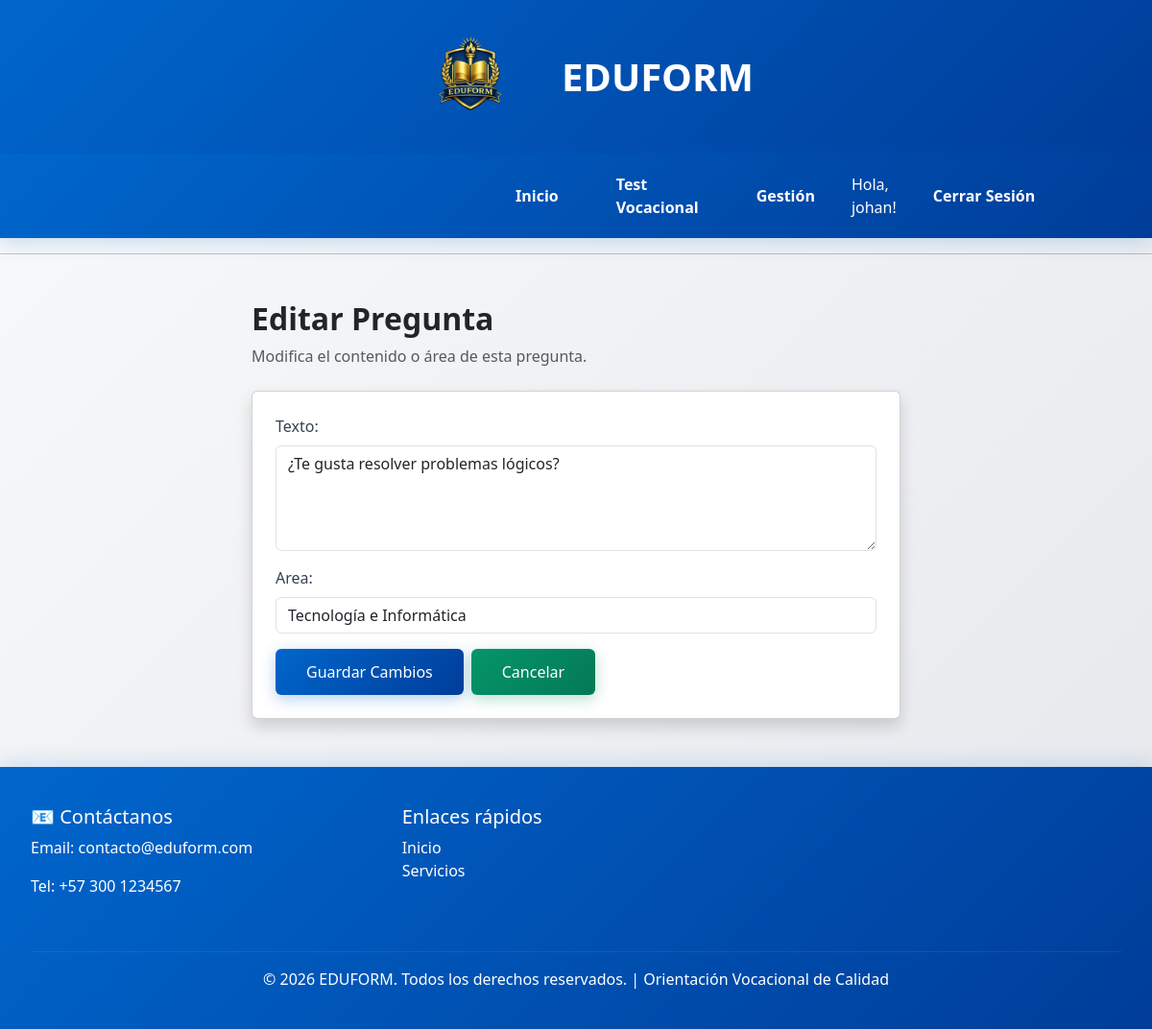
Page /preguntas/editar/1/ (signed in) on the committed database.
### AppPagina/models.py (models this page shows, shortened)
class Pregunta(models.Model):
    texto = models.TextField()
    area = models.ForeignKey(AreaVocacional, on_delete=models.CASCADE)

### AppPagina/views.py (the view)
# urls.py: path('preguntas/editar/<int:pk>/', views.editar_pregunta, name='editar_pregunta'),
@staff_member_required
def editar_pregunta(request, pk):
    pregunta = get_object_or_404(Pregunta, pk=pk)
    if request.method == 'POST':
        form = PreguntaForm(request.POST, instance=pregunta)
        if form.is_valid():
            form.save()
            return redirect('gestion_preguntas')
    else:
        form = PreguntaForm(instance=pregunta)
    return render(request, 'paginas/editar_pregunta.html', {
        'form': form,
        'pregunta': pregunta
    })

### AppPagina/forms.py
class PreguntaForm(forms.ModelForm):
    class Meta:
        model = Pregunta
        fields = ['texto', 'area']
        widgets = {
            'texto': forms.Textarea(attrs={
                'class': 'form-control',
                'placeholder': 'Ingresa el texto de la pregunta',
                'rows': 4
            }),
            'area': forms.Select(attrs={
                'class': 'form-control'
            })
        }

### AppPagina/models.py (called while the page is built)
    def __str__(self):
        return self.nombre

### AppPagina/templates/paginas/editar_pregunta.html (shortened to what this page needs)
{% extends 'base.html' %}
{% block contenido %}
<div class="container mt-5 mb-5" style="max-width: 700px;">
    <div class="mb-4">
        <h2 class="fw-bold">Editar Pregunta</h2>
        <p class="text-muted">Modifica el contenido o área de esta pregunta.</p>
    </div>
    <div class="card shadow">
        <div class="card-body p-4">
            <form method="post" novalidate>
                {% for field in form %}
                    <div class="mb-3">
                        {{ field.label_tag }}
                        {{ field }}
                    </div>
                {% endfor %}
                <div class="d-flex gap-2">
                    <button type="submit" class="btn btn-primary">
                        Guardar Cambios
                    </button>
                    <a href="{% url 'gestion_preguntas' %}" class="btn btn-secondary">
                        Cancelar
                    </a>
                </div>
            </form>
        </div>
    </div>
</div>
{% endblock %}

### AppPagina/templates/base.html (shortened to what this page needs)
{% load static %}
<!DOCTYPE html>
<html lang="es">
<head>
    <link rel="stylesheet" href="{% static 'AppPagina/css/estilos.css' %}">
    <link href="https://cdn.jsdelivr.net/npm/bootstrap@5.3.8/dist/css/bootstrap.min.css" rel="stylesheet">
</head>
<body>
<header style="display:flex; align-items:center; justify-content:center; gap:20px;
background: linear-gradient(135deg, #0066cc 0%, #003d99 100%);
padding:30px 50px;
box-shadow: 0 10px 30px rgba(0, 102, 204, 0.15);">
    <img src="{% static 'AppPagina/img/LOGO.png' %}"
    alt="Logo EDUFORM"
    style="height:100px;">
    <h2 style="margin:0; color:white; font-size:2.5rem; font-weight:700;">
        EDUFORM
    </h2>
</header>
<nav>
    <nav class="navbar navbar-expand-lg navbar-custom">
        <div class="container-fluid">
            <div class="collapse navbar-collapse" id="navbarNav">
                <div class="navbar-nav ms-auto align-items-center">
                    <a class="nav-link nav-link-custom {% if request.path == '/' %}active{% endif %}" href="{% url 'inicio' %}">
                        Inicio
                    </a>
                    {% if user.is_authenticated %}
                        <a class="nav-link nav-link-custom {% if 'servicios' in request.path %}active{% endif %}" href="{% url 'servicios' %}">
                            Test Vocacional
                        </a>
                    {% else %}
                        <a class="nav-link nav-link-custom {% if 'login' in request.path %}active{% endif %}" href="{% url 'login' %}">
                            Test Vocacional
                        </a>
                    {% endif %}
                    {% if user.is_staff %}
                    <a class="nav-link nav-link-custom {% if 'usuarios' in request.path %}active{% endif %}" href="{% url 'gestion_usuarios' %}">
                        Gestión
                    </a>
                    {% endif %}
                    {% if user.is_authenticated %}
                        <span class="nav-link" style="color: white; cursor: default;">
                            Hola, {{ user.username }}!
                        </span>
                        <form method="post" action="{% url 'logout' %}" style="display: inline;">
                            <button type="submit" class="nav-link nav-link-custom" style="background: none; border: none; color: white;">
                                Cerrar Sesión
                            </button>
                        </form>
                    {% endif %}
                </div>
            </div>
        </div>
    </nav>
    <hr>
</nav>
{% block contenido %}{% endblock %}
<footer style="background: linear-gradient(135deg, #0066cc 0%, #003d99 100%); color: white; padding: 40px 20px; margin-top: 50px; box-shadow: 0 -4px 20px rgba(0, 102, 204, 0.15);">
    <div class="container" style="max-width: 1200px; margin: 0 auto;">
        <div class="row">
            <div class="col-md-4 mb-4">
                <h5>📧 Contáctanos</h5>
                <p>Email: contacto@eduform.com</p>
                <p>Tel: +57 300 1234567</p>
            </div>
            <div class="col-md-4 mb-4">
                <h5>Enlaces rápidos</h5>
                <ul style="list-style: none; padding-left: 0;">
                    <li><a href="{% url 'inicio' %}" style="color: white; text-decoration: none; transition: all 0.3s ease;" onmouseover="this.style.opacity='0.8'" onmouseout="this.style.opacity='1'">Inicio</a></li>
                    <li><a href="{% url 'servicios' %}" style="color: white; text-decoration: none; transition: all 0.3s ease;" onmouseover="this.style.opacity='0.8'" onmouseout="this.style.opacity='1'">Servicios</a></li>
                </ul>
            </div>
        </div>
        <hr style="border-top: 1px solid rgba(255, 255, 255, 0.3);">
        <p class="text-center mt-3 mb-0">
            {% block pie %}© 2026 EDUFORM. Todos los derechos reservados. | Orientación Vocacional de Calidad{% endblock %}
        </p>
    </div>
</footer>
</body>
</html>

### AppPagina/static/AppPagina/css/estilos.css (style rules this page uses)
.btn-primary { background: linear-gradient(135deg, #0066cc 0%, #003d99 100%) !important; border: none !important; color: #FFFFFF !important; border-radius: 25px; box-shadow: 0 4px 15px rgba(0, 102, 204, 0.3) !important; font-weight: 600; padding: 12px 32px !important; }
.btn-secondary { background: linear-gradient(135deg, #059669 0%, #047857 100%) !important; border: none !important; color: #FFFFFF !important; border-radius: 25px; box-shadow: 0 4px 15px rgba(5, 150, 105, 0.3) !important; font-weight: 600; padding: 12px 32px !important; }
body { background: linear-gradient(135deg, #f9fafb 0%, #e5e7eb 100%); color: #1f2937; min-height: 100vh; }
form { width: 100%; }
form div.mb-3 { display: flex; flex-direction: column; margin-bottom: 1rem; }
form label { display: block; margin-bottom: 0.5rem; font-weight: 500; color: #374151; }
form input[type="text"], form input[type="email"], form input[type="password"], form input[type="number"], form textarea, form select { width: 100%; padding: 0.75rem 0.875rem; border: 1px solid #d1d5db; border-radius: 0.375rem; font-size: 1rem; transition: border-color 0.2s, box-shadow 0.2s; }

### AppPagina/templates/base.html (style rules this page uses)
.navbar-custom { background: linear-gradient(135deg, #0066cc 0%, #003d99 100%) !important; padding: 10px 0; box-shadow: 0 4px 20px rgba(0, 102, 204, 0.2); }
.nav-link-custom { color: #FFFFFF !important; margin: 0 10px; padding: 10px 20px !important; border-radius: 8px; font-weight: 600; transition: all 0.3s ease; }

### rows in the picture
Pregunta: form "¿Te gusta resolver problemas lógicos?" "Tecnología e Informática"

### other values in the picture
{{ user.username }} "johan"
{{ field.label_tag }} "Texto:" "Area:"
